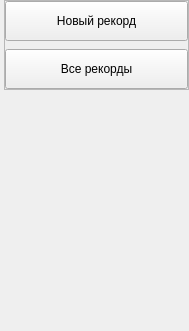
               <widget class="QWidget" name="page_3">
                <property name="geometry">
                 <rect>
                  <x>0</x>
                  <y>0</y>
                  <width>189</width>
                  <height>331</height>
                 </rect>
                </property>
                <attribute name="icon">
                 <iconset>
                  <normaloff>icons/chevron-down.svg</normaloff>icons/chevron-down.svg</iconset>
                </attribute>
                <attribute name="label">
                 <string>Мои рекорды</string>
                </attribute>
                <layout class="QVBoxLayout" name="verticalLayout_16">
                 <property name="spacing">
                  <number>0</number>
                 </property>
                 <property name="leftMargin">
                  <number>4</number>
                 </property>
                 <property name="topMargin">
                  <number>0</number>
                 </property>
                 <property name="rightMargin">
                  <number>0</number>
                 </property>
                 <property name="bottomMargin">
                  <number>0</number>
                 </property>
                 <item alignment="Qt::AlignTop">
                  <widget class="QFrame" name="record_frame">
                   <property name="frameShape">
                    <enum>QFrame::StyledPanel</enum>
                   </property>
                   <property name="frameShadow">
                    <enum>QFrame::Raised</enum>
                   </property>
                   <layout class="QVBoxLayout" name="verticalLayout_14">
                    <property name="spacing">
                     <number>8</number>
                    </property>
                    <property name="leftMargin">
                     <number>0</number>
                    </property>
                    <property name="topMargin">
                     <number>0</number>
                    </property>
                    <property name="rightMargin">
                     <number>0</number>
                    </property>
                    <property name="bottomMargin">
                     <number>0</number>
                    </property>
                    <item>
                     <widget class="QPushButton" name="new_record">
                      <property name="minimumSize">
                       <size>
                        <width>0</width>
                        <height>40</height>
                       </size>
                      </property>
                      <property name="maximumSize">
                       <size>
                        <width>16777215</width>
                        <height>40</height>
                       </size>
                      </property>
                      <property name="text">
                       <string>Новый рекорд</string>
                      </property>
                     </widget>
                    </item>
                    <item>
                     <widget class="QPushButton" name="all_records">
                      <property name="minimumSize">
                       <size>
                        <width>0</width>
                        <height>40</height>
                       </size>
                      </property>
                      <property name="maximumSize">
                       <size>
                        <width>16777215</width>
                        <height>40</height>
                       </size>
                      </property>
                      <property name="text">
                       <string>Все рекорды</string>
                      </property>
                     </widget>
                    </item>
                   </layout>
                  </widget>
                 </item>
                </layout>
               </widget>
